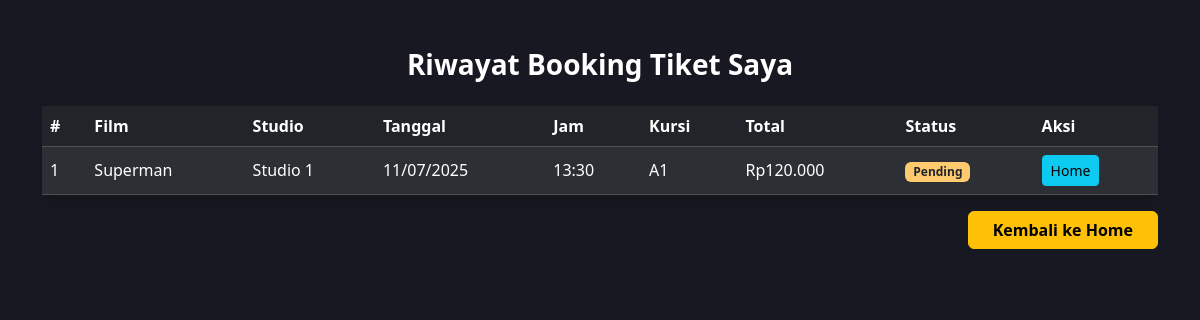
The page /user/dashboard (signed in) on the database its author committed.
### tables this page shows
CREATE TABLE `bookings` (
  `id` int(11) NOT NULL,
  `user_id` int(11) DEFAULT NULL,
  `schedule_id` int(11) DEFAULT NULL,
  `total` decimal(10,2) DEFAULT NULL,
  `payment_status` enum('pending','paid','cancelled') DEFAULT 'pending',
  `booking_date` datetime DEFAULT current_timestamp()
);

CREATE TABLE `movies` (
  `id` int(11) NOT NULL,
  `title` varchar(100) NOT NULL,
  `synopsis` text DEFAULT NULL,
  `poster` varchar(255) DEFAULT NULL,
  `genre` varchar(50) DEFAULT NULL,
  `duration` int(11) DEFAULT NULL,
  `rating` varchar(10) DEFAULT NULL,
  `release_date` date DEFAULT NULL
);

CREATE TABLE `schedules` (
  `id` int(11) NOT NULL,
  `movie_id` int(11) DEFAULT NULL,
  `tanggal` date DEFAULT NULL,
  `jam` time DEFAULT NULL,
  `studio` varchar(50) DEFAULT NULL,
  `harga` decimal(10,2) DEFAULT NULL
);

### controllers/UserController.php (called while the page is built, shortened)
<?php
class UserController {
    private $pdo;
    public function __construct($pdo) { $this->pdo = $pdo; }
    public function dashboard() {
        $user_id = $_SESSION['user_id'];
        $stmt = $this->pdo->prepare("
            SELECT b.id AS booking_id, m.title AS film, s.studio, s.tanggal, s.jam, b.total, b.payment_status,
                   GROUP_CONCAT(seat.seat_number ORDER BY seat.seat_number) AS kursi
            FROM bookings b
            JOIN schedules s ON b.schedule_id = s.id
            JOIN movies m ON s.movie_id = m.id
            JOIN booking_seats bs ON b.id = bs.booking_id
            JOIN seats seat ON bs.seat_id = seat.id
            WHERE b.user_id = ?
            GROUP BY b.id
            ORDER BY b.id DESC
        ");
        $stmt->execute([$user_id]);
        $rows = $stmt->fetchAll(PDO::FETCH_ASSOC);
        foreach ($rows as $i => $b) {
            $stmt2 = $this->pdo->prepare("
                SELECT seats.seat_number FROM booking_seats
                JOIN seats ON booking_seats.seat_id = seats.id
                WHERE booking_seats.booking_id = ?
                ORDER BY seats.seat_number
            ");
            $stmt2->execute([$b['booking_id']]);
        $rows[$i]['seats'] = array_column($stmt2->fetchAll(PDO::FETCH_ASSOC), 'seat_number');
        }
        $bookings = $rows;
        include __DIR__.'/../views/user_dashboard.php';
    }
}

### views/user_dashboard.php (the view, shortened to what this page needs)
<!DOCTYPE html>
<html lang="id">
<head>
    <link href="https://cdn.jsdelivr.net/npm/bootstrap@5.3.2/dist/css/bootstrap.min.css" rel="stylesheet">
</head>
<body>
<div class="container py-5">
    <h3 class="fw-bold mb-4 text-center">Riwayat Booking Tiket Saya</h3>
    <div class=".table-responsive">
        <table class="table table-dark table-striped align-middle rounded shadow">
            <thead>
                <tr>
                    <th>#</th>
                    <th>Film</th>
                    <th>Studio</th>
                    <th>Tanggal</th>
                    <th>Jam</th>
                    <th>Kursi</th>
                    <th>Total</th>
                    <th>Status</th>
                    <th>Aksi</th>
                </tr>
            </thead>
            <tbody>
            <?php if (empty($bookings)): ?>
                <tr><td colspan="9" class="text-center text-secondary">Belum ada booking.</td></tr>
            <?php else: foreach ($bookings as $i=>$row): ?>
                <tr>
                    <td><?= $i+1 ?></td>
                    <td><?= htmlspecialchars($row['film']) ?></td>
                    <td><?= htmlspecialchars($row['studio']) ?></td>
                    <td><?= date('d/m/Y', strtotime($row['tanggal'])) ?></td>
                    <td><?= substr($row['jam'],0,5) ?></td>
                    <td><?= htmlspecialchars(implode(', ', $row['seats'])) ?></td>
                    <td>Rp<?= number_format($row['total'],0,',','.') ?></td>
                    <td>
                        <?php if ($row['payment_status']=='paid'): ?>
                            <span class="badge badge-paid">Lunas</span>
                        <?php else: ?>
                            <span class="badge badge-pending">Pending</span>
                        <?php endif; ?>
                    </td>
                    <td>
                        <a href="/booking-tiket/?page=home" class="btn btn-sm btn-info">Home</a>
                    </td>
                </tr>
            <?php endforeach; endif; ?>
            </tbody>
        </table>
    </div>
    <div class="d-flex justify-content-end mt-3">
        <a href="<?= BASE_URL ?>" class="btn btn-warning fw-bold px-4">Kembali ke Home</a>
    </div>
</div>
</body>
</html>

### views/user_dashboard.php (style rules this page uses)
body { background: #181822; color: #fff; }
.badge-pending { background: #fdcb6e; color:#23232b; }
.table-dark tr th, .table-dark tr td { vertical-align:middle; }

### rows shown on the page
bookings: movies.title "Superman", schedule.studio "Studio 1", schedule.tanggal "11/07/2025", schedule.jam "13:30", seats "A1", total "120.000", payment_status "Pending"
